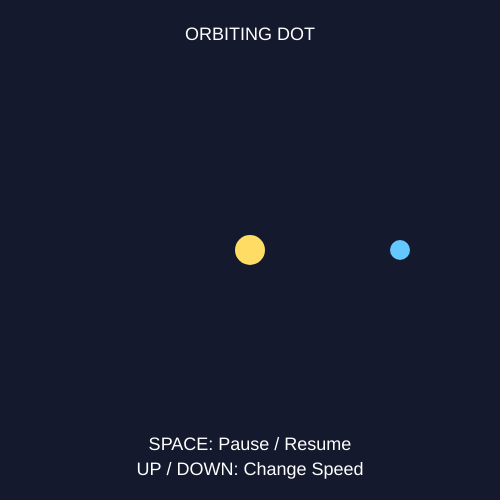
Frame 1 (no input)
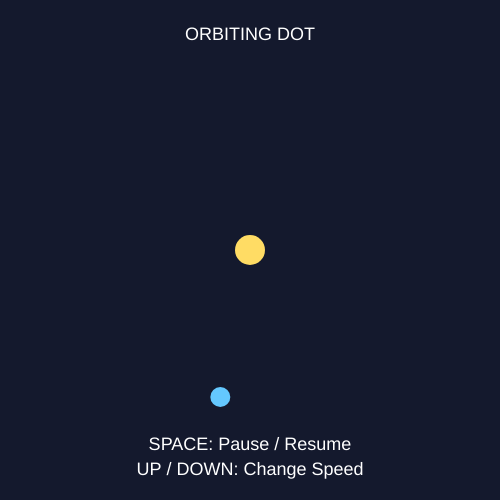
Frame 60 (no input)
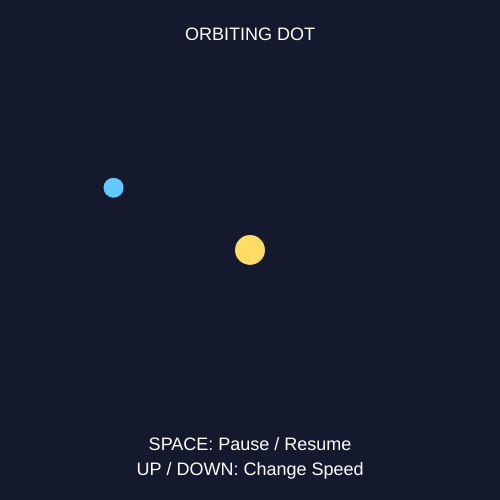
Frame 120 (the mouse pressed at the canvas centre since frame 60)

The p5.js sketch that drew these frames (run headless with seeded random() and noise() and a simulated clock; from frame 60 on, the mouse is pressed at the canvas centre):

// p5.js sketch
// ── sketch.js
let angle = 0;         // Controls the angle of the dot
let radius = 150;      // Distance between the dot and the center
let speed = 0.03;      // Controls how fast the dot moves
let paused = false;    // Checks if the animation is paused

function setup() {
    createCanvas(500, 500);        // Creates a 500 by 500 canvas
}

function draw() {
    background(20, 25, 45);         // Clears the previous frame

    // Moves the origin to the center of the canvas
    translate(width / 2, height / 2);

    // Draws the yellow circle at the center
    fill(255, 220, 100);
    noStroke();
    circle(0, 0, 30);

    // Calculates the horizontal position using cosine
    let x = cos(angle) * radius;

    // Calculates the vertical position using sine
    let y = sin(angle) * radius;

    // Draws the blue dot at the calculated position
    fill(100, 200, 255);
    circle(x, y, 20);

    // Increases the angle to make the dot move
    // The angle only changes when the animation is not paused
    if (!paused) {
        angle += speed;
    }

    // Resets the coordinate system for the text
    resetMatrix();

    // Displays the title and keyboard instructions
    fill(255);
    textAlign(CENTER);
    textSize(18);
    text("ORBITING DOT", width / 2, 40);
    text("SPACE: Pause / Resume", width / 2, 450);
    text("UP / DOWN: Change Speed", width / 2, 475);
}

// Detects when a keyboard key is pressed
function keyPressed() {

    // Spacebar pauses or resumes the animation
    if (key === " ") {
        paused = !paused;
    }

    // Up arrow increases the speed
    if (keyCode === UP_ARROW) {
        speed += 0.01;
    }

    // Down arrow decreases the speed
    // The speed cannot go below 0.01
    if (keyCode === DOWN_ARROW) {
        speed = max(0.01, speed - 0.01);
    }
}
